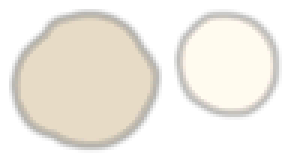
#> input picture Assets/Game/Modules/BattleScene/Resources/AstralOathBattleArrival/dust_landing.png, 97 x 54 px, given in place of renew_glow_quick.png, which was not available (shown 3 times larger)
$ python ImportHomeNavigationCoverage.py
#> lines starting #> are read from the running program, lines starting #| are printed output that depends on the picture; after the words box and inside, x2 and y2 are one past the last pixel; in counts of white or black regions, pixels touching at a corner belong together
#> in main, source is the input picture: PIL image 97x54 RGBA; mean R, G, B, A 111.6, 107.4, 99, 119.3
"""Derive only the collapsed lobby's source-preserving Linear coverage variant.

The expanded drawer and the authorized read-only source remain untouched.
"""
from pathlib import Path
import argparse
import hashlib
import json
import re
import uuid
from PIL import Image, ImageDraw

ROOT = Path(__file__).resolve().parents[2]
SOURCE = Path('D:/sevenepic/原始资源/img/renew_glow_quick.png')
OUT = ROOT / 'Assets/Game/Modules/Home/Res/Textures/Inventory/More'
NAME = 'renew_glow_quick_collapsed_linear.png'


def linear(value):
    return value / 12.92 if value <= .04045 else ((value + .055) / 1.055) ** 2.4


def srgb(value):
    return 12.92 * value if value <= .0031308 else 1.055 * value ** (1 / 2.4) - .055


def smoothstep(low, high, value):
    t = max(0, min(1, (value - low) / (high - low)))
    return t * t * (3 - 2 * t)


def coverage_weight(x, rgba):
    r, g, b, a = rgba
    # 461.484 source pixels are visible; x462+ is outside the collapsed viewport.
    if x >= 462 or a in (0, 255) or not r <= g <= b:
        return 0
    # Measured dark backing ends at maxRGB76/spread30 in this visible source crop.
    # Feather before bright gray ornaments / colored art; do not introduce a hard
    # palette cutoff into the authored continuous gradient. Bright cores >=112
    # and colors with spread>=48 keep their original complete RGBA.
    return (1 - smoothstep(76, 112, b)) * (1 - smoothstep(30, 48, b - r))


def derive(source):
    result = source.copy()
    mask = Image.new('L', source.size)
#> mask: PIL image 97x54 L; every value is 0
    originals = list(source.getdata())
    pixels = []
    weights = []
    changed = 0
    for index, rgba in enumerate(originals):
        r, g, b, a = rgba
        weight = coverage_weight(index % source.width, rgba)
        gray = (r + g + b) / (3 * 255)
        converted = (1 - linear(1 - a / 255 + a / 255 * gray)) / (1 - linear(gray)) if weight else a / 255
        new_a = round(max(0, min(1, a / 255 + weight * (converted - a / 255))) * 255)
        pixels.append((r, g, b, new_a))
        weights.append(round(weight * 255))
        changed += new_a != a
    result.putdata(pixels)
    mask.putdata(weights)
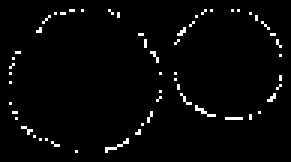
#> mask: PIL image 97x54 L (shown 3 times larger); 2.6% white in thin lines or dots, all inside (x1, y1, x2, y2) = (3, 3, 94, 51)
    return result, mask, changed


def digest(path):
    return hashlib.sha256(path.read_bytes()).hexdigest()


# [4 lines left out: function white_pixel, not called in this run]


def source_meta(destination):
    target = Path(str(destination) + '.meta')
    template = (OUT / 'renew_glow_quick.png.meta').read_text(encoding='utf-8')
    guid = re.search(r'^guid: (.+)$', target.read_text(encoding='utf-8'), re.M)[1] if target.exists() else uuid.uuid5(
        uuid.NAMESPACE_URL, 'AstralOath/' + destination.relative_to(ROOT).as_posix()).hex
    text = re.sub(r'^guid: .*$', 'guid: ' + guid, template, flags=re.M)
    text = re.sub(r'^    textureFormat: -1$', '    textureFormat: 4', text, flags=re.M)
    target.write_text(text, encoding='utf-8', newline='\n')


# [43 lines left out: function evidence, not called in this run]


def main():
    parser = argparse.ArgumentParser(); parser.add_argument('--evidence-dir'); args = parser.parse_args()
    source = Image.open(SOURCE).convert('RGBA'); result, mask, changed = derive(source)
#> after `result, mask, changed = derive(source)`: changed = 134
    target = OUT / NAME; result.save(target); source_meta(target)
    samples = []
    for xy in [(350, 360), (430, 544), (438, 544)]:
        original = source.getpixel(xy); output = result.getpixel(xy)
        samples.append(dict(xy=xy, sourceRgba=original, outputRgba=output, sourceSrgbOverWhite=white_pixel(original, False),
                            beforeLinearOverWhite=white_pixel(original, True), afterLinearOverWhite=white_pixel(output, True)))
    record = dict(source=SOURCE.as_posix(), sourceSha256=digest(SOURCE), asset=target.relative_to(ROOT).as_posix(),
                  outputSha256=digest(target), size=source.size, changedAlphaPixels=changed, rgbChangedPixels=0,
                  mask='x<462; 0<a<255; R<=G<=B; weight=(1-smoothstep(76,112,B))*(1-smoothstep(30,48,B-R)). Otherwise weight0.',
                  maskBasis='Visible source crop is461.484px; measured blue-gray backing maxRGB76/spread30. Feather to112/48 protects bright-gray ornament cores and colored art without hard palette contours. Offscreen x462+ unchanged.',
                  conversion='g=(R+G+B)/(3*255); aLinear=(1-sRGBtoLinear(1-a+a*g))/(1-sRGBtoLinear(g)); outputAlpha=round(255*lerp(a,aLinear,weight)). Source RGB always unchanged.',
                  limits='White-reference neutral-gray contrast calibration, not exact all-colored-background blend equivalence. Source brighter ornaments are retained; antialiased transition pixels use continuous weights. Requires real visual follow-up; no Native or audio pass claim.', samples=samples)
    manifest_path = OUT / 'source-manifest.json'
    manifest = json.loads(manifest_path.read_text(encoding='utf-8'))
    manifest['collapsedLobbyNavigation']['coverageVariant'] = record
    manifest_path.write_text(json.dumps(manifest, ensure_ascii=False, indent=2) + '\n', encoding='utf-8')
    if args.evidence_dir: evidence(source, result, mask, Path(args.evidence_dir), record)
    print(json.dumps(dict(asset=record['asset'], changedAlphaPixels=changed, rgbChangedPixels=0, samples=samples), ensure_ascii=False))


if __name__ == '__main__':
#> (the run stopped early here; a loop or call above may not have finished)

$ run again, on Assets/Game/Modules/BattleScene/Resources/AstralOathBattleArrival/encounter_01.png
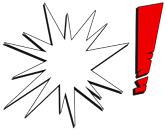
#> input picture Assets/Game/Modules/BattleScene/Resources/AstralOathBattleArrival/encounter_01.png, 166 x 131 px, given in place of renew_glow_quick.png, which was not available
#> in main, source is the input picture: PIL image 166x131 RGBA; mean R, G, B, A 67.9, 53.3, 53.1, 84.8
#> in derive, `result.putdata(pixels)`:
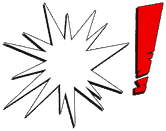
#> result: PIL image 166x131 RGBA; mean R, G, B, A 67.9, 53.3, 53.1, 86.1; transparent parts drawn white
#> in derive, `mask.putdata(weights)`:
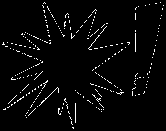
#> mask: PIL image 166x131 L; 3.1% white in thin lines or dots
#> changed = 681
